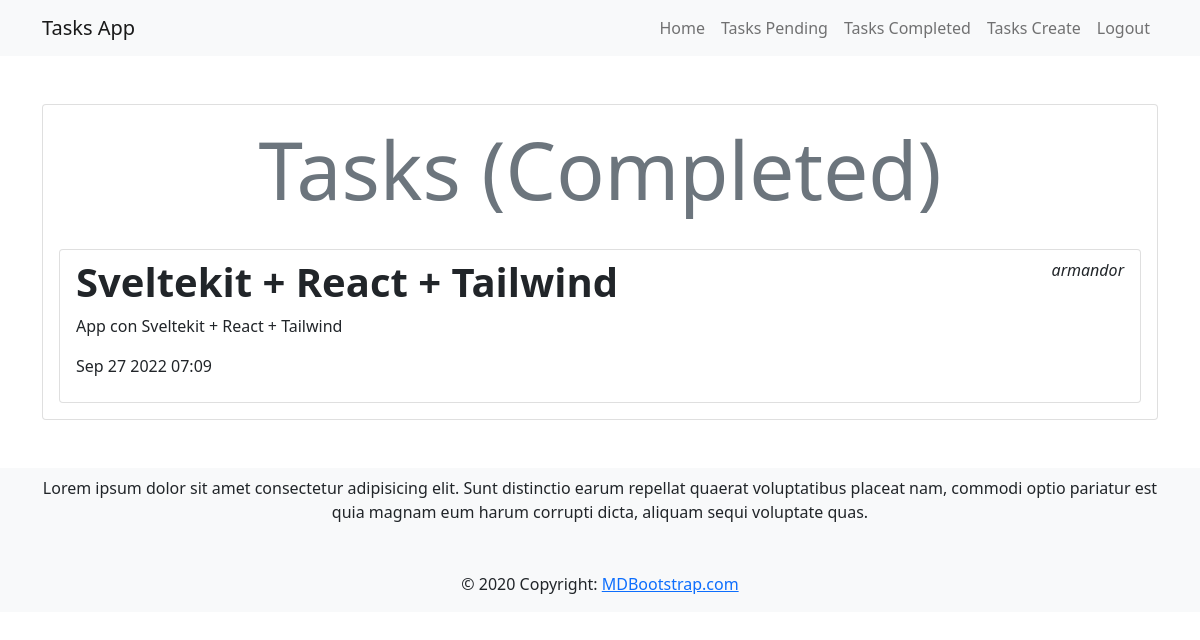
Page /tasks_completed/ (signed in) on the committed database.
### tasks/models.py (models this page shows, shortened)
class Task(models.Model):
    title = models.CharField(max_length=200)
    description = models.TextField(blank=True)
    created = models.DateTimeField(auto_now_add=True)
    updated = models.DateTimeField(auto_now=True)
    datecompleted = models.DateTimeField(null=True, blank=True)
    important = models.BooleanField(default=False)
    user = models.ForeignKey(User, on_delete=models.CASCADE)
    class Meta:
        verbose_name = 'Task'
        verbose_name_plural = 'Tasks'

### tasks/views.py (the view)
# urls.py: path("tasks_completed/", views.completed_tasks, name="completed_tasks"),
@login_required
def completed_tasks(request):
    tasks = Task.objects.filter(
        user=request.user, datecompleted__isnull=False).order_by('-datecompleted')
    return render(request, "tasks.html", {
        'tasks': tasks,
        'title': 'Completed'
    })

### tasks/templates/tasks.html (shortened to what this page needs)
{% extends 'base.html' %}
{% block content %}
<div class="row">
  <div class="col-md-12">
    <h1 class="display-1 text-center text-secondary pb-4">Tasks ({{title}})</h1>
    <ul class="list-group">
      {% for task in tasks %}
      <a class="list-group-item" href="{% url 'detail_task' task.id %}">
        <header class="d-flex justify-content-between">
          {% if task.important %}
          <h1 class="text-success"><strong>{{task.title}}</strong></h1>
          {% else %}
          <h1><strong>{{task.title}}</strong></h1>
          {% endif %}
          <p class="fst-italic">{{task.user.username}}</p>
        </header>
        <p>{{task.description}}</p>
        <p>{{task.datecompleted|date:'M d Y h:m'}}</p>
      </a>
      {% endfor %}
    </ul>
  </div>
</div>
{% endblock %}

### rows in the picture
Task: title "Sveltekit + React + Tailwind", user.username "armandor", description "App con Sveltekit + React + Tailwind", datecompleted "Sep 27 2022 07:09"

### other values in the picture
{{ title }} "Completed"
